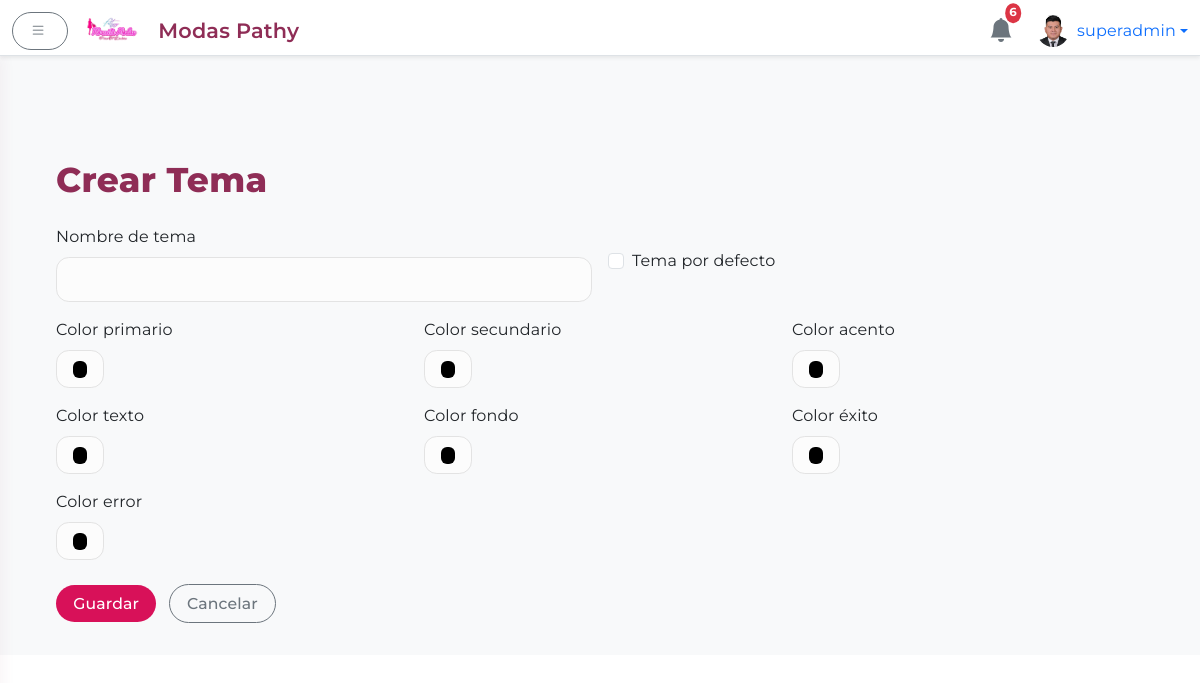
/admin/themes/create (signed in), run on the app's committed database.
### app.py (models this page shows)
class User(UserMixin, db.Model):
    id = db.Column(db.Integer, primary_key=True)
    username = db.Column(db.String(64), unique=True, nullable=False)
    name = db.Column(db.String(128), nullable=True)
    password = db.Column(db.String(128), nullable=False)
    is_superadmin = db.Column(db.Boolean, default=False)
    profile_image = db.Column(db.String(256), nullable=True)

### app.py (the view, shortened to what this page needs)
@app.route('/admin/themes/create', methods=['GET','POST'])
@login_required
@superadmin_required
def admin_create_theme():
    form = ThemeForm()
    return render_template('admin/theme_form.html', form=form, title="Crear Tema")

### app.py
class ThemeForm(FlaskForm):
    name       = StringField('Nombre de tema', validators=[DataRequired(), Length(max=50)])
    primary    = StringField('Color primario', validators=[DataRequired(), HEX_COLOR])
    secondary  = StringField('Color secundario', validators=[DataRequired(), HEX_COLOR])
    accent     = StringField('Color acento', validators=[DataRequired(), HEX_COLOR])
    text_color = StringField('Color texto', validators=[DataRequired(), HEX_COLOR])
    bg_color   = StringField('Color fondo', validators=[DataRequired(), HEX_COLOR])
    success    = StringField('Color éxito', validators=[DataRequired(), HEX_COLOR])
    error      = StringField('Color error', validators=[DataRequired(), HEX_COLOR])
    is_default = BooleanField('Tema por defecto')
    submit     = SubmitField('Guardar')

### app.py (called while the page is built)
def superadmin_required(f):
    @wraps(f)
    def decorated_function(*args, **kwargs):
        if not current_user.is_authenticated or not getattr(current_user, 'is_superadmin', False):
            abort(403)
        return f(*args, **kwargs)
    return decorated_function

@app.context_processor
def inject_helpers():
    return dict(slugify=_slugify)

@app.context_processor
def inject_notifications():
    notifications = Notification.query.order_by(Notification.timestamp.desc()).limit(6).all()
    notifs = [
        {'message': n.message, 'timestamp': n.timestamp.strftime('%d/%m %H:%M'), 'admin_name': n.admin_name}
        for n in notifications
    ]
    return dict(notifications=notifs)

@app.context_processor
def inject_theme():
    active = Theme.query.filter_by(is_default=True).first()
    all_themes = Theme.query.order_by(Theme.name).all()
    return {'active_theme': active, 'all_themes': all_themes}

@login.user_loader
def load_user(user_id):
    return db.session.get(User, int(user_id))

@app.context_processor
def inject_public_data():
    categorias = Category.query.order_by(Category.name).all()
    contact = ContactInfo.query.first()
    if contact is None:
        contact = ContactInfo()
        db.session.add(contact)
        db.session.commit()
    return {
        'public_categories': categorias,
        'now': lambda fmt=None: datetime.utcnow().strftime(fmt or '%Y'),
        'contact_info': contact
    }

### templates/admin/theme_form.html (shortened to what this page needs)
{% extends 'admin/base_admin.html' %}
{% block body_admin %}
<div class="container-fluid">
  <h2 class="mb-4">{{ title }}</h2>
  <form method="POST">
    <div class="row g-3">
      <div class="col-md-6">
        <label for="{{ form.name.id }}" class="form-label">Nombre de tema</label>
        {{ form.name(class="form-control", id=form.name.id) }}
      </div>
      <div class="col-md-6">
        <div class="form-check mt-4">
          {{ form.is_default(class="form-check-input", id=form.is_default.id) }}
          <label for="{{ form.is_default.id }}" class="form-check-label">
            Tema por defecto
          </label>
        </div>
      </div>
      {% for field in [form.primary, form.secondary, form.accent, form.text_color, form.bg_color, form.success, form.error] %}
      <div class="col-md-4">
        <label for="{{ field.id }}" class="form-label">{{ field.label.text }}</label>
        {{ field(class="form-control form-control-color", type="color", id=field.id) }}
      </div>
      {% endfor %}
    </div>
    <div class="mt-4">
      <button type="submit" class="btn btn-primary me-2">{{ form.submit.label.text }}</button>
      <a href="{{ url_for('admin_themes') }}" class="btn btn-outline-secondary">Cancelar</a>
    </div>
  </form>
</div>
{% endblock %}

### templates/admin/base_admin.html (shortened to what this page needs)
<!DOCTYPE html>
<html lang="es">
<head>
  <link href="https://cdn.jsdelivr.net/npm/bootstrap@5.3.0/dist/css/bootstrap.min.css" rel="stylesheet"/>
  <link href="https://cdn.jsdelivr.net/npm/bootstrap-icons@1.10.5/font/bootstrap-icons.css" rel="stylesheet"/>
  <link rel="stylesheet" href="https://cdnjs.cloudflare.com/ajax/libs/animate.css/4.1.1/animate.min.css"/>
  <link rel="stylesheet" href="{{ url_for('static', filename='css/admin.css') }}"/>
</head>
<body>
  <div aria-live="polite" aria-atomic="true" class="position-fixed top-0 end-0 p-3" style="z-index: 1055;">
  </div>
  <header class="navbar navbar-light bg-white border-bottom fixed-top shadow-sm">
    <div class="container-fluid">
      <button id="sidebarToggle" class="btn btn-outline-secondary me-3">
        <i class="bi bi-list"></i>
      </button>
      <a href="{{ url_for('admin_dashboard') }}" class="navbar-brand d-flex align-items-center mb-0 h1" style="gap:10px;">
        <img src="{{ url_for('static', filename='images/logo.png') }}" alt="Logo" height="36" class="d-inline-block align-text-top" style="margin-right:8px;">
        <span class="d-none d-md-inline" style="font-size:1.3rem; font-weight:600; color:#8F2D56;">Modas Pathy</span>
      </a>
      <div class="d-flex align-items-center ms-auto">
        <div class="position-relative me-4 dropdown">
          <a href="#" id="notifDropdown" data-bs-toggle="dropdown" aria-expanded="false" class="text-decoration-none">
            <i class="bi bi-bell-fill fs-4 text-secondary"></i>
            <span class="badge bg-danger position-absolute top-0 start-100 translate-middle p-1 rounded-circle">
              {{ notifications|length if notifications else 0 }}
            </span>
          </a>
        </div>
        <div class="dropdown">
          <a href="#" class="d-flex align-items-center text-decoration-none dropdown-toggle" id="dropdownUser" data-bs-toggle="dropdown" aria-expanded="false">
            <img src="{% if current_user.profile_image %}
                        {{ url_for('static', filename='perfiles/' ~ current_user.profile_image) }}
                      {% else %}
                        {{ url_for('static', filename='perfiles/default.png') }}
                      {% endif %}"
                 alt="Avatar" width="32" height="32" class="rounded-circle me-2" style="object-fit:cover;">
            <span>{{ current_user.username }}</span>
          </a>
        </div>
      </div>
    </div>
  </header>
  <div class="d-flex">
<main class="flex-grow-1 bg-light">
  <div class="container-fluid mt-5 pt-4">
    {% block body_admin %}{% endblock %}
  </div>
</main>
</body>
</html>

### static/css/admin.css (style rules this page uses)
:root { --rojo: #D81159; --fucsia: #8F2D56; --accent: #8F2D56; --accent-light: rgba(143,45,86,0.08); --blanco: #FFFFFF; --gris-claro: #f8f9fa; --gris-oscuro: #e3e3e3; --shadow-card: 0 4px 24px rgba(143, 45, 86, 0.09); --shadow-hover: 0 8px 36px rgba(143, 45, 86, 0.18); }
body, .form-label, .btn, .card-title, .navbar-brand, .nav-link { font-family: 'Montserrat', sans-serif; letter-spacing: 0.01em; }
body { margin-top: 56px; background: linear-gradient(145deg, var(--blanco) 60%, var(--gris-claro) 100%); }
header.navbar { height: 56px; z-index: 1000; box-shadow: 0 4px 18px rgba(143, 45, 86, 0.07); }
main { transition: margin-left 0.3s cubic-bezier(.87,-.41,.19,1.44); margin-left: 0; padding: 2rem; }
h2 { font-size: 2.15rem; color: var(--fucsia); margin-bottom: 1.5rem; letter-spacing: 0.01em; font-weight: 800; }
.badge { font-size: 0.73rem; padding: 0.45em 0.72em; }
.btn { font-size: 0.98em; border-radius: 2em !important; font-weight: 500; padding: 0.42em 1.1em; letter-spacing: 0.01em; box-shadow: none; transition: background 0.15s, color 0.15s, box-shadow 0.15s; }
.btn-primary { background: var(--rojo); border: none; }
.btn-outline-secondary, .btn-outline-danger { border-width: 1.4px; }
.btn i { margin-right: 4px; }
.form-control { border-radius: 0.8em; border: 1.2px solid var(--gris-oscuro); background: #fcfcfc; font-size: 1em; padding: 0.6em 1em; transition: border-color 0.16s; }

### data on the page
User: profile_image (picture), username "superadmin"

### other printed values
{{ notifications|length if notifications else 0 }} "6"
{{ title }} "Crear Tema"
{{ field.label.text }} "Color primario" "Color secundario" "Color acento" "Color texto" "Color fondo" "Color éxito" "Color error"
